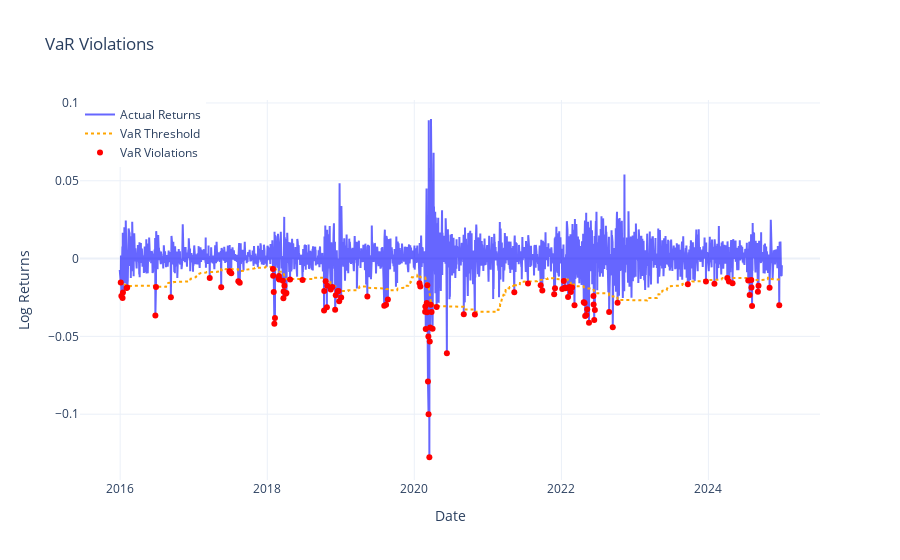

The cell this chart's notebook holds for it:
### Code cell
# Visualisation
def plot_var_violations(df, var_col, return_col, title="VaR Violations"):
    """
    Plot actual returns vs. forecasted VaR, highlighting violations.
    
    Parameters:
    df : DataFrame
        Data containing actual returns and forecasted VaR.
    var_col : str
        Column name for forecasted VaR.
    return_col : str
        Column name for actual returns.
    title : str
        Title for the plot.
    """
    df = df.dropna().copy()  # Drop NaNs

    # Identify VaR violations
    df['exceedance'] = df[return_col] < df[var_col]

    # Create plot
    fig = go.Figure()

    # Plot actual returns
    fig.add_trace(go.Scatter(x=df.index, y=df[return_col], mode='lines', 
                             name="Actual Returns", line=dict(color='blue'), opacity=0.6))

    # Plot forecasted VaR
    fig.add_trace(go.Scatter(x=df.index, y=df[var_col], mode='lines', 
                             name="VaR Threshold", line=dict(color='orange', dash='dot')))

    # Highlight violations in red
    fig.add_trace(go.Scatter(x=df.index[df['exceedance']], 
                             y=df[return_col][df['exceedance']], 
                             mode='markers', name="VaR Violations", 
                             marker=dict(color='red', size=6, symbol='circle')))

    # Layout settings
    fig.update_layout(title=title,
                      xaxis_title="Date",
                      yaxis_title="Log Returns",
                      legend=dict(x=0, y=1),
                      hovermode="x unified",
                      template="plotly_white")

    fig.show()

# Example Usage:
plot_var_violations(SNP, var_col='VaR_95', return_col='log_returns')

### Figure 1 — Plotly figure (JSON) as saved in the notebook; plotly's stock layout.template omitted (floating-point values rounded to 4 significant figures; data arrays with more than 128 entries replaced by an {"elided": "..."} marker saying what was removed)
{"data": [{"line": {"color": "blue"}, "mode": "lines", "name": "Actual Returns", "opacity": 0.6, "type": "scatter", "x": {"elided": "2266 str values"}, "y": {"elided": "2266 float values"}}, {"line": {"color": "orange", "dash": "dot"}, "mode": "lines", "name": "VaR Threshold", "type": "scatter", "x": {"elided": "2266 str values"}, "y": {"elided": "2266 float values"}}, {"marker": {"color": "red", "size": 6, "symbol": "circle"}, "mode": "markers", "name": "VaR Violations", "type": "scatter", "x": ["2016-01-04T00:00:00", "2016-01-07T00:00:00", "2016-01-13T00:00:00", "2016-01-15T00:00:00", "2016-02-02T00:00:00", "2016-02-05T00:00:00", "2016-06-24T00:00:00", "2016-06-27T00:00:00", "2016-09-09T00:00:00", "2017-03-21T00:00:00", "2017-05-17T00:00:00", "2017-06-27T00:00:00", "2017-06-29T00:00:00", "2017-07-06T00:00:00", "2017-08-10T00:00:00", "2017-08-17T00:00:00", "2018-01-29T00:00:00", "2018-01-30T00:00:00", "2018-02-02T00:00:00", "2018-02-05T00:00:00", "2018-02-08T00:00:00", "2018-02-27T00:00:00", "2018-02-28T00:00:00", "2018-03-01T00:00:00", "2018-03-19T00:00:00", "2018-03-22T00:00:00", "2018-03-23T00:00:00", "2018-03-27T00:00:00", "2018-04-02T00:00:00", "2018-04-06T00:00:00", "2018-04-24T00:00:00", "2018-06-25T00:00:00", "2018-10-10T00:00:00", "2018-10-11T00:00:00", "2018-10-18T00:00:00", "2018-10-24T00:00:00", "2018-10-26T00:00:00", "2018-11-12T00:00:00", "2018-11-20T00:00:00", "2018-12-04T00:00:00", "2018-12-07T00:00:00", "2018-12-17T00:00:00", "2018-12-21T00:00:00", "2018-12-24T00:00:00", "2019-01-03T00:00:00", "2019-05-13T00:00:00", "2019-08-05T00:00:00", "2019-08-14T00:00:00", "2019-08-23T00:00:00", "2020-01-27T00:00:00", "2020-01-31T00:00:00", "2020-02-24T00:00:00", "2020-02-25T00:00:00", "2020-02-27T00:00:00", "2020-03-03T00:00:00", "2020-03-05T00:00:00", "2020-03-06T00:00:00", "2020-03-09T00:00:00", "2020-03-11T00:00:00", "2020-03-12T00:00:00", "2020-03-16T00:00:00", "2020-03-18T00:00:00", "2020-03-20T00:00:00", "2020-03-23T00:00:00", "2020-03-27T00:00:00", "2020-04-01T00:00:00", "2020-04-21T00:00:00", "2020-06-11T00:00:00", "2020-09-03T00:00:00", "2020-10-28T00:00:00", "2021-05-12T00:00:00", "2021-07-19T00:00:00", "2021-09-20T00:00:00", "2021-09-28T00:00:00", "2021-11-26T00:00:00", "2021-11-30T00:00:00", "2022-01-05T00:00:00", "2022-01-13T00:00:00", "2022-01-18T00:00:00", "2022-01-21T00:00:00", "2022-02-03T00:00:00", "2022-02-10T00:00:00", "2022-02-11T00:00:00", "2022-02-17T00:00:00", "2022-02-23T00:00:00", "2022-03-07T00:00:00", "2022-04-22T00:00:00", "2022-04-26T00:00:00", "2022-04-29T00:00:00", "2022-05-05T00:00:00", "2022-05-09T00:00:00", "2022-05-18T00:00:00", "2022-06-09T00:00:00", "2022-06-10T00:00:00", "2022-06-13T00:00:00", "2022-06-16T00:00:00", "2022-08-26T00:00:00", "2022-09-13T00:00:00", "2022-10-07T00:00:00", "2023-09-21T00:00:00", "2023-12-20T00:00:00", "2024-01-31T00:00:00", "2024-04-04T00:00:00", "2024-04-12T00:00:00", "2024-04-30T00:00:00", "2024-07-17T00:00:00", "2024-07-24T00:00:00", "2024-08-01T00:00:00", "2024-08-02T00:00:00", "2024-08-05T00:00:00", "2024-09-03T00:00:00", "2024-09-06T00:00:00", "2024-10-31T00:00:00", "2024-12-18T00:00:00"], "y": [-0.01542, -0.02399, -0.02528, -0.02184, -0.01892, -0.01865, -0.03658, -0.01826, -0.02483, -0.01249, -0.01835, -0.008106, -0.008637, -0.009413, -0.01458, -0.01556, -0.006755, -0.01096, -0.02144, -0.04184, -0.03826, -0.01279, -0.01116, -0.01341, -0.01431, -0.02548, -0.02119, -0.01743, -0.02259, -0.02216, -0.01347, -0.01382, -0.03342, -0.02079, -0.0145, -0.03135, -0.01748, -0.0199, -0.01832, -0.0329, -0.0236, -0.02099, -0.0208, -0.02749, -0.02507, -0.02443, -0.03023, -0.02973, -0.02629, -0.01586, -0.01786, -0.03409, -0.03075, -0.04517, -0.02851, -0.03451, -0.0172, -0.07901, -0.0501, -0.09994, -0.1277, -0.05322, -0.04433, -0.02973, -0.03427, -0.04515, -0.03116, -0.06075, -0.03576, -0.03593, -0.02168, -0.016, -0.01712, -0.02057, -0.02299, -0.01914, -0.01958, -0.01435, -0.01856, -0.0191, -0.02469, -0.01828, -0.01915, -0.0214, -0.01858, -0.02996, -0.02813, -0.02855, -0.03696, -0.0363, -0.03256, -0.04123, -0.02409, -0.02954, -0.03954, -0.03305, -0.03427, -0.0442, -0.0284, -0.01654, -0.01479, -0.01624, -0.01241, -0.01466, -0.01586, -0.01403, -0.02342, -0.01379, -0.01855, -0.03043, -0.02138, -0.01741, -0.01879, -0.02994]}], "layout": {"hovermode": "x unified", "legend": {"x": 0, "y": 1}, "title": {"text": "VaR Violations"}, "xaxis": {"title": {"text": "Date"}}, "yaxis": {"title": {"text": "Log Returns"}}}}
